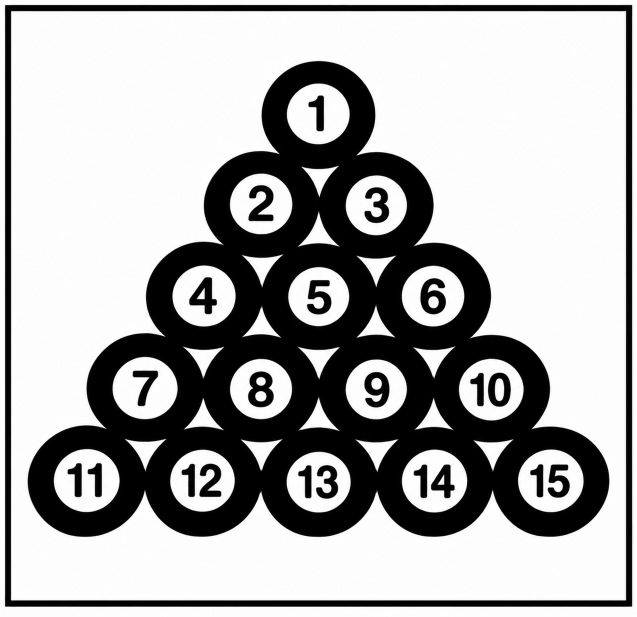
#> input picture Lab#9/balls.png, 1274 x 1234 px (shown at 1/2 size)
$ jupyter execute Lab9_Morphological_Operations.ipynb
#> lines starting #> are read from the running program, lines starting #| are printed output that depends on the picture; after the words box and inside, x2 and y2 are one past the last pixel; in counts of white or black regions, pixels touching at a corner belong together
# Lab 9: Morphological Image Processing

[cell 1]
import cv2
import numpy as np
import matplotlib.pyplot as plt

## Load and binarize the image

[cell 2]
gray = cv2.imread('balls.png', cv2.IMREAD_GRAYSCALE)
#> gray is the input picture: shape (1234, 1274); min 0, max 255, mean 172.6
_, binary = cv2.threshold(gray, 0, 255, cv2.THRESH_BINARY_INV + cv2.THRESH_OTSU)
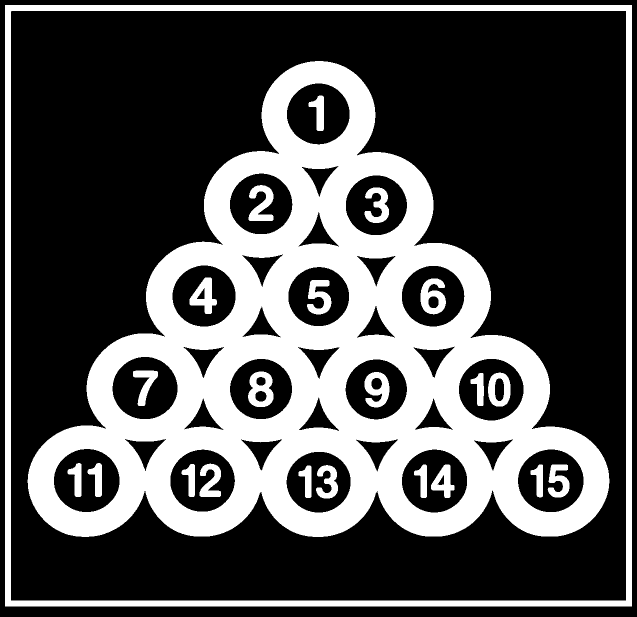
#> binary: shape (1234, 1274) (shown at 1/2 size); 31.8% white; 23 white regions, largest, box (x1, y1, x2, y2) and area: (55, 122, 1219, 1074) 408787, (10, 10, 1264, 1213) 58393, (496, 743, 547, 814) 2305

fig, ax = plt.subplots(1, 2, figsize=(12, 6))
ax[0].imshow(gray, cmap='gray')
ax[0].set_title('Grayscale')
ax[1].imshow(binary, cmap='gray')
ax[1].set_title('Binary')
for a in ax:
    a.axis('off')
plt.tight_layout()
plt.show()

print('Image size:', binary.shape)
#| Image size: (1234, 1274)
print('Unique values:', np.unique(binary))
#| Unique values: [  0 255]

## Task 1: Morphological operations on the Balls image

[cell 3]
kernel = np.ones((15, 15), np.uint8)

erosion = cv2.erode(binary, kernel, iterations=1)
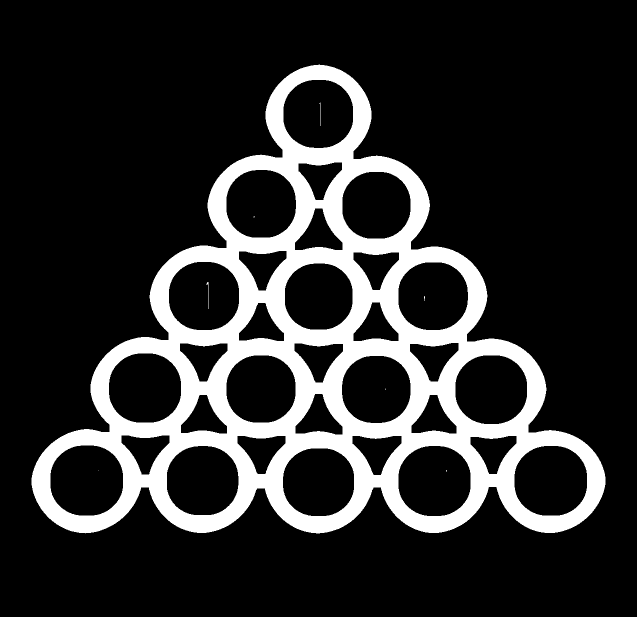
#> erosion: shape (1234, 1274) (shown at 1/2 size); 17.7% white; 8 white regions (5 under 20 px), largest, box (x1, y1, x2, y2) and area: (63, 129, 1211, 1067) 277903, (412, 564, 417, 618) 66, (639, 205, 641, 252) 49
dilation = cv2.dilate(binary, kernel, iterations=1)
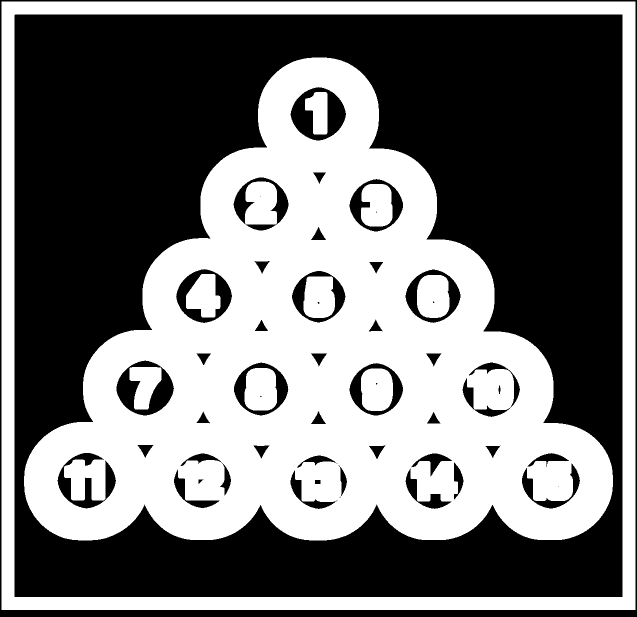
#> dilation: shape (1234, 1274) (shown at 1/2 size); 45.9% white; 10 white regions, largest, box (x1, y1, x2, y2) and area: (48, 115, 1226, 1081) 559701, (3, 3, 1271, 1220) 126517, (834, 550, 899, 636) 4939
opening = cv2.morphologyEx(binary, cv2.MORPH_OPEN, kernel)
#> opening: shape (1234, 1274); 26.2% white; 8 white regions, largest, box (x1, y1, x2, y2) and area: (56, 122, 1218, 1074) 408691, (405, 557, 424, 625) 1088, (632, 198, 648, 259) 931
closing = cv2.morphologyEx(binary, cv2.MORPH_CLOSE, kernel)
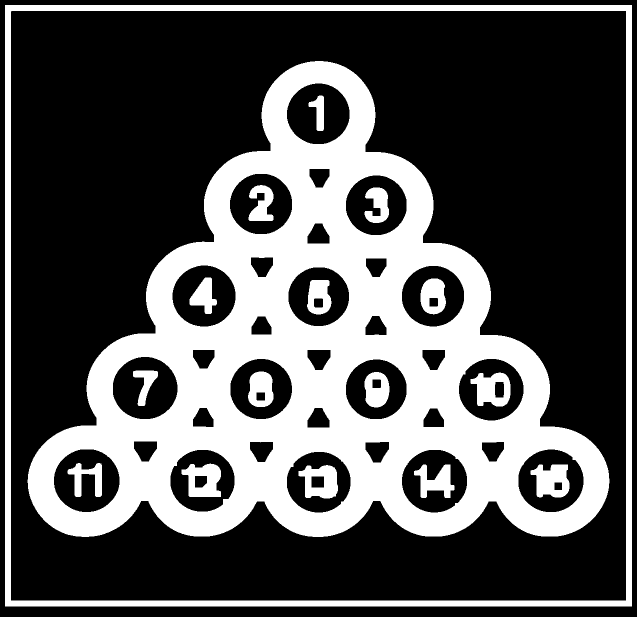
#> closing: shape (1234, 1274) (shown at 1/2 size); 32.8% white; 17 white regions, largest, box (x1, y1, x2, y2) and area: (55, 122, 1219, 1074) 417861, (10, 10, 1264, 1213) 58393, (1061, 929, 1139, 995) 3681

images = [binary, erosion, dilation, opening, closing]
titles = ['Original', 'Erosion', 'Dilation', 'Opening', 'Closing']

fig, ax = plt.subplots(2, 3, figsize=(16, 11))
ax = ax.ravel()
for a, img, t in zip(ax, images, titles):
    a.imshow(img, cmap='gray')
    a.set_title(t, fontsize=14)
    a.axis('off')
#> this loop made 5 passes
#> t on passes 1 to 5: 'Original', 'Erosion', 'Dilation', 'Opening', 'Closing'
ax[5].axis('off')
plt.tight_layout()
plt.show()

[cell 4]
for img, t in zip(images, titles):
    print(f'{t:<10} foreground pixels: {cv2.countNonZero(img)}')

## Task 2: Experimenting with structuring elements

[cell 5]
shapes = {'Square': cv2.MORPH_RECT, 'Cross': cv2.MORPH_CROSS, 'Ellipse': cv2.MORPH_ELLIPSE}
#> shapes = {'Square': 0, 'Cross': 1, 'Ellipse': 2}
sizes = [3, 5, 7]

fig, ax = plt.subplots(3, 3, figsize=(9, 9))
for i, (name, shape) in enumerate(shapes.items()):
    for j, s in enumerate(sizes):
        k = cv2.getStructuringElement(shape, (s, s))
        ax[i, j].imshow(k, cmap='gray', vmin=0, vmax=1)
        ax[i, j].set_title(f'{name} {s}x{s}')
        ax[i, j].set_xticks([])
        ax[i, j].set_yticks([])
#> this loop made 3 passes
plt.suptitle('Structuring Elements', fontsize=16)
plt.tight_layout()
plt.show()
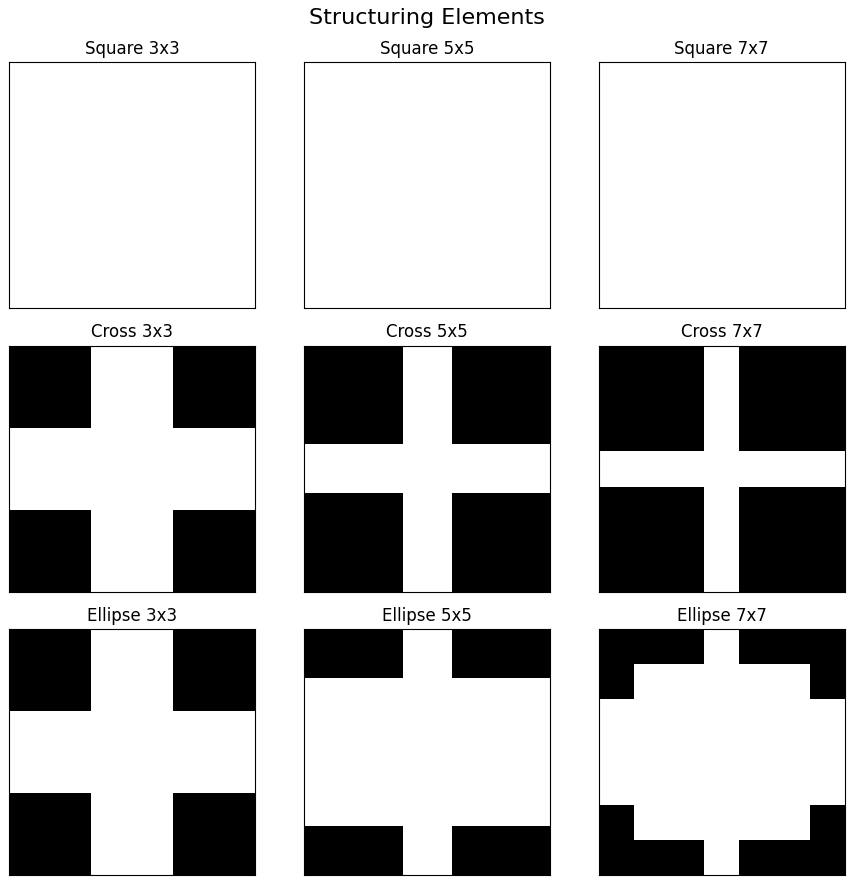
#> figure drawn by matplotlib, 9 panels

for name, shape in shapes.items():
    print(name, '5x5:')
    print(cv2.getStructuringElement(shape, (5, 5)), '\n')

[cell 6]
def compare(operation, op_name, iterations=1):
#> called with op_name = 'Erosion', iterations = 1
    fig, ax = plt.subplots(3, 3, figsize=(15, 15))
    for i, (name, shape) in enumerate(shapes.items()):
        for j, s in enumerate(sizes):
            k = cv2.getStructuringElement(shape, (s, s))
            result = operation(binary, k, iterations=iterations)
            ax[i, j].imshow(result, cmap='gray')
            ax[i, j].set_title(f'{op_name} - {name} {s}x{s}', fontsize=12)
            ax[i, j].axis('off')
    plt.suptitle(f'{op_name} with different structuring elements (iterations={iterations})', fontsize=16)
    plt.tight_layout()
    plt.show()

### Erosion

[cell 7]
compare(cv2.erode, 'Erosion')

[cell 8]
compare(cv2.erode, 'Erosion', iterations=5)
#> the loop in compare (call 2), `for i, (name, shape) in enumerate(shapes.items()):` made 3 passes

### Dilation

[cell 9]
compare(cv2.dilate, 'Dilation')
#> call 3 of compare, with op_name = 'Dilation', iterations = 1
#> the loop in compare (call 3), `for i, (name, shape) in enumerate(shapes.items()):` made 3 passes
#> in compare (call 3), `plt.show()`:
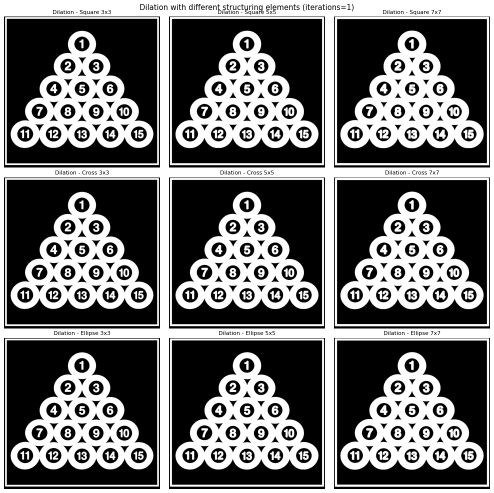
#> figure drawn by matplotlib, 9 panels

[cell 10]
compare(cv2.dilate, 'Dilation', iterations=5)

### Close-up comparison

[cell 11]
y1, y2, x1, x2 = 480, 900, 280, 760
crop = binary[y1:y2, x1:x2]
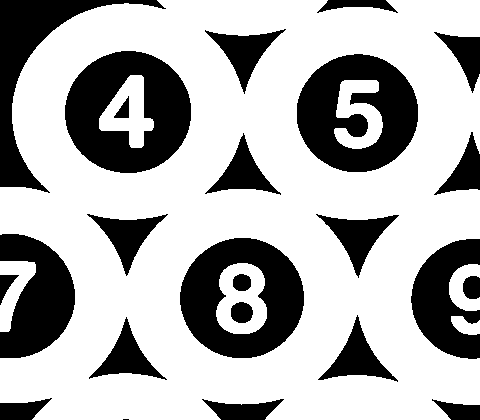
#> crop: shape (420, 480); 69.1% white; 24 black regions (1 under 20 px), largest, box (x1, y1, x2, y2) and area: (65, 51, 191, 173) 9855, (297, 54, 418, 172) 9241, (180, 238, 304, 358) 8728

for op, op_name in [(cv2.erode, 'Erosion'), (cv2.dilate, 'Dilation')]:
    fig, ax = plt.subplots(3, 4, figsize=(16, 12))
    for i, (name, shape) in enumerate(shapes.items()):
        ax[i, 0].imshow(crop, cmap='gray')
        ax[i, 0].set_title('Original crop')
        ax[i, 0].axis('off')
        for j, s in enumerate(sizes):
            k = cv2.getStructuringElement(shape, (s, s))
            ax[i, j + 1].imshow(op(binary, k, iterations=5)[y1:y2, x1:x2], cmap='gray')
            ax[i, j + 1].set_title(f'{op_name} - {name} {s}x{s}')
            ax[i, j + 1].axis('off')
    plt.suptitle(f'{op_name} close-up (iterations=5)', fontsize=16)
    plt.tight_layout()
    plt.show()
#> this loop made 2 passes
#> pass 1, `plt.show()`:
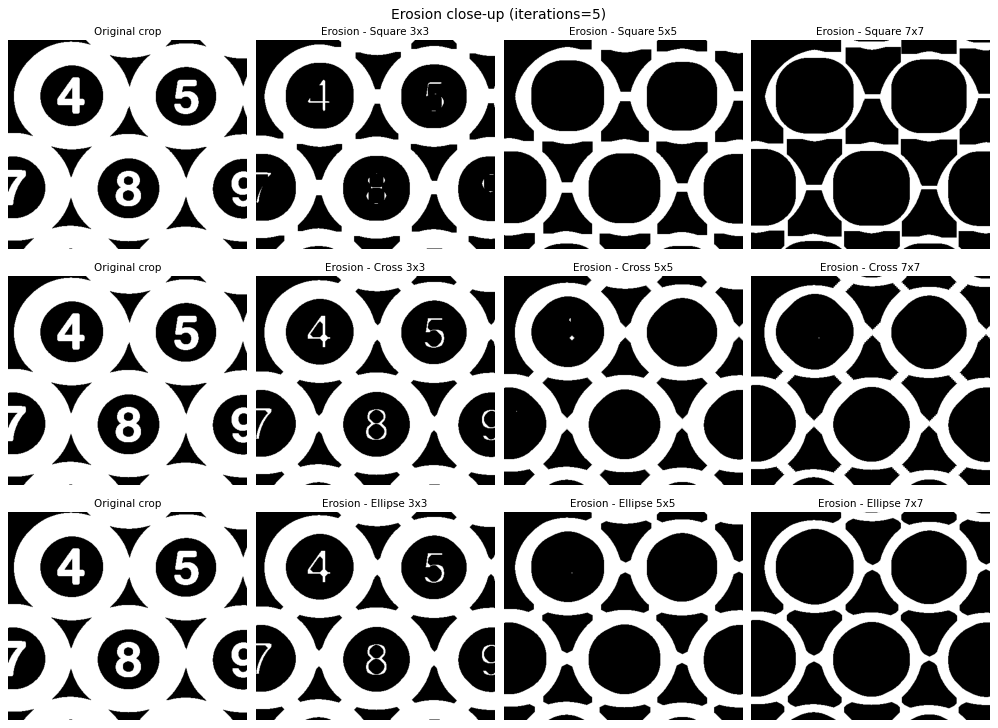
#> figure drawn by matplotlib, 12 panels
#> pass 2, `plt.show()`:
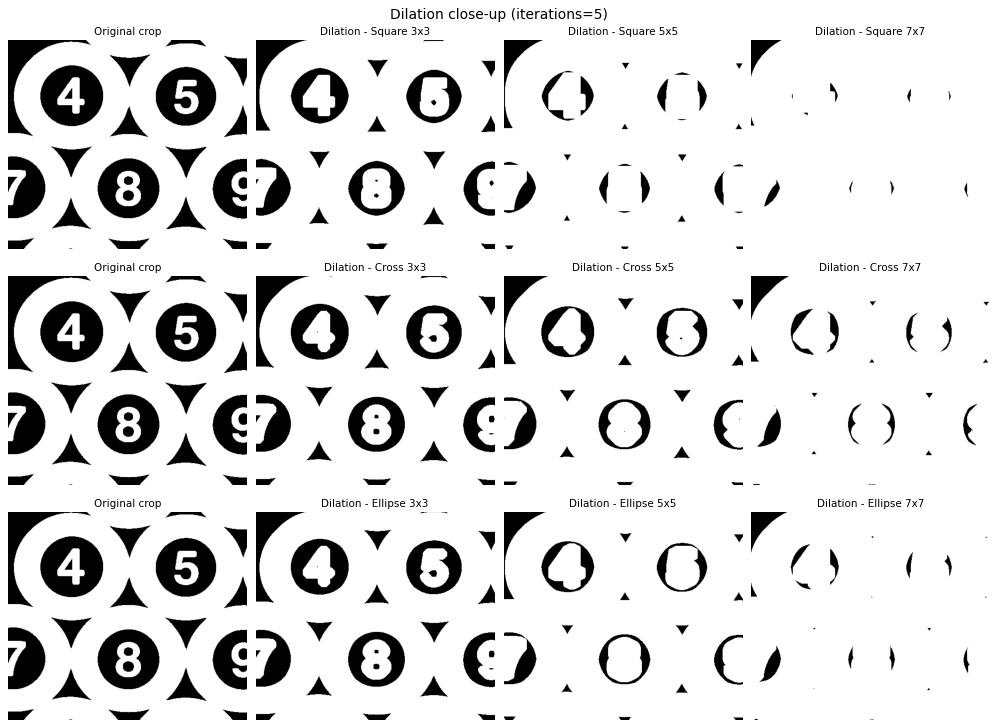
#> figure drawn by matplotlib, 12 panels

### Quantitative comparison

[cell 12]
base = cv2.countNonZero(binary)
#> base = 500315
print(f'Original foreground pixels: {base}\n')
#| Original foreground pixels: 500315
print(f"{'Shape':<10}{'Size':<8}{'Erosion':>12}{'Change %':>11}{'Dilation':>12}{'Change %':>11}")
print('-' * 64)
rows = []
for name, shape in shapes.items():
    for s in sizes:
        k = cv2.getStructuringElement(shape, (s, s))
        e = cv2.countNonZero(cv2.erode(binary, k))
        d = cv2.countNonZero(cv2.dilate(binary, k))
        rows.append((name, s, e, d))
        print(f'{name:<10}{str(s) + "x" + str(s):<8}{e:>12}{(e - base) / base * 100:>10.2f}%{d:>12}{(d - base) / base * 100:>10.2f}%')
#> after the loop, rows = 9 items, first 6: ('Square', 3, 466337, 534035), ('Square', 5, 432238, 567068), ('Square', 7, 398032, 599441), ('Cross', 3, 473051, 527499), ('Cross', 5, 445874, 554322), ('Cross', 7, 418794, 580756)

[cell 13]
fig, ax = plt.subplots(1, 2, figsize=(14, 5))
x = np.arange(len(sizes))
w = 0.25
for idx, name in enumerate(shapes):
    e = [r[2] for r in rows if r[0] == name]
    d = [r[3] for r in rows if r[0] == name]
    ax[0].bar(x + (idx - 1) * w, e, w, label=name)
    ax[1].bar(x + (idx - 1) * w, d, w, label=name)
#> this loop made 3 passes
#> (name, e, d) on passes 1 to 3: ('Square', [466337, 432238, 398032], [534035, 567068, 599441]), ('Cross', [473051, 445874, 418794], [527499, 554322, 580756]), ('Ellipse', [473051, 440728, 413282], [527499, 559161, 585635])
for a, t in zip(ax, ['Erosion', 'Dilation']):
    a.axhline(base, color='k', linestyle='--', label='Original')
    a.set_xticks(x)
    a.set_xticklabels([f'{s}x{s}' for s in sizes])
    a.set_xlabel('Kernel size')
    a.set_ylabel('Foreground pixels')
    a.set_title(f'{t}: foreground pixels by structuring element')
    a.legend()
#> this loop made 2 passes
ax[0].set_ylim(min(r[2] for r in rows) * 0.95, base * 1.01)
ax[1].set_ylim(base * 0.99, max(r[3] for r in rows) * 1.02)
plt.tight_layout()
plt.show()
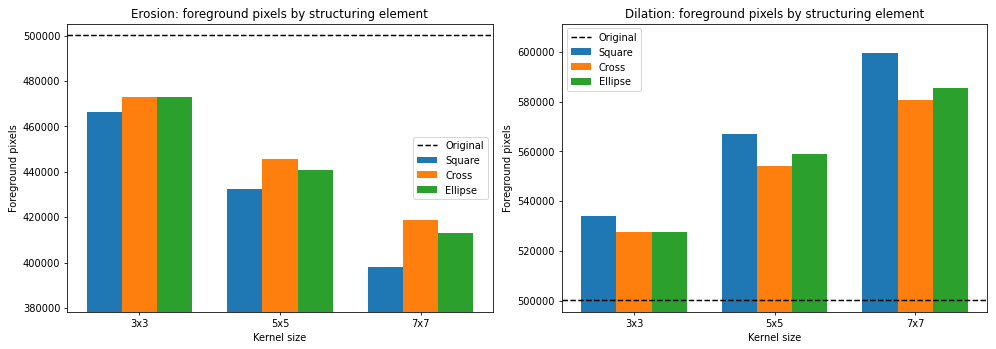
#> figure drawn by matplotlib, 2 panels; panel 1: tallest bar 466337 high, from x = -0.375 to -0.125; panel 1: tallest bar 473051 high, from x = -0.125 to 0.125; panel 1: tallest bar 473051 high, from x = 0.125 to 0.375; panel 2: tallest bar 599441 high, from x = 1.62 to 1.88
